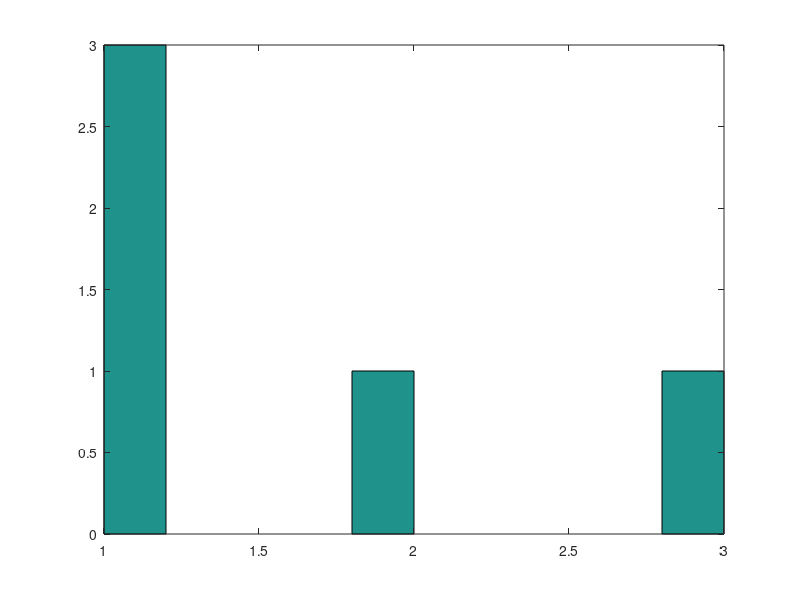

The MATLAB source for this figure:
clear all;
clc;

n = 3;
p = .5;

s = input("Nr of simulations: ");

r = rand(3,s) < 0.5;

sum(r);

hist(sum(r))



